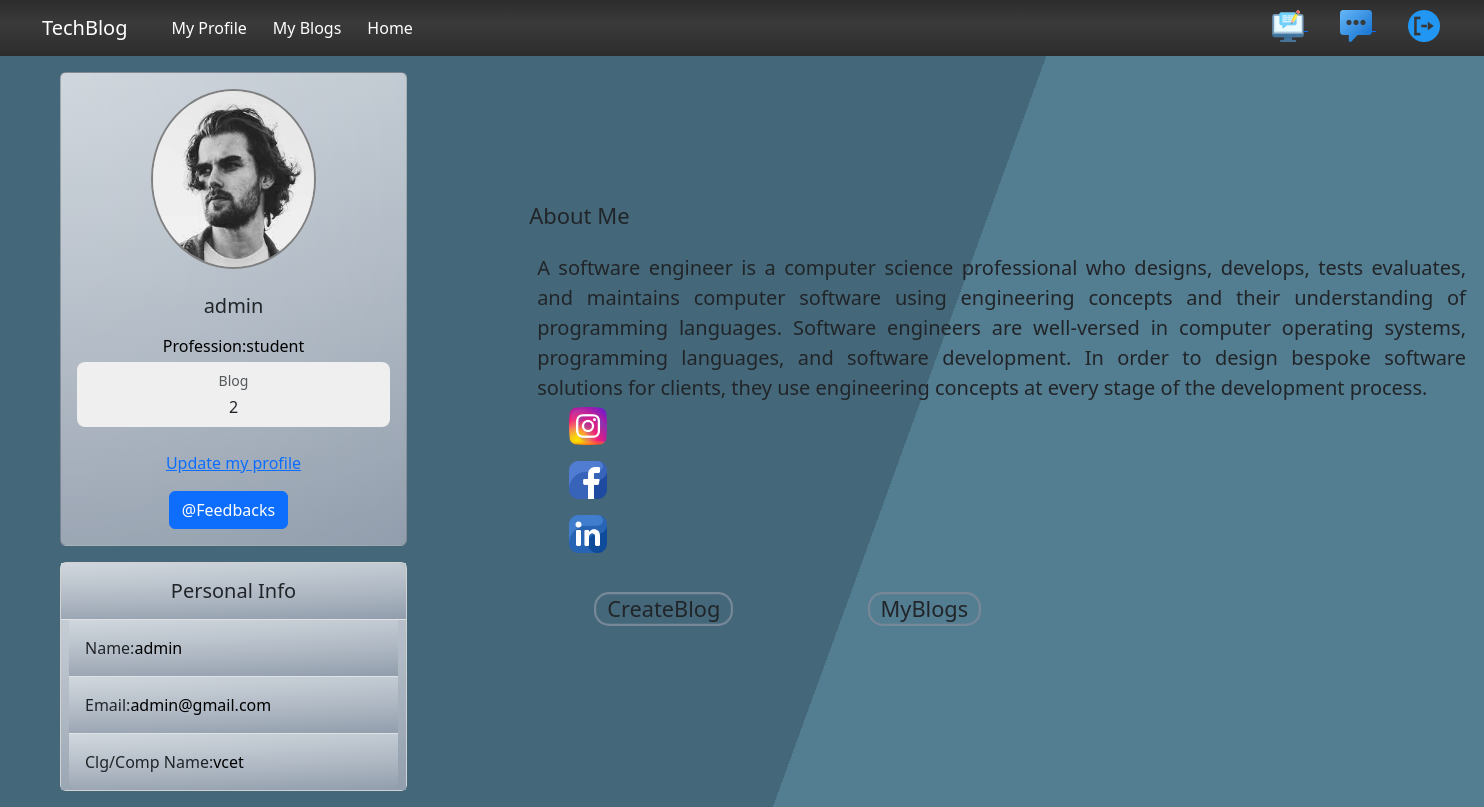
The page /myprofile/ (signed in) on the database its author committed.
### app/models.py (models this page shows, shortened)
class Profile(models.Model):
    user=models.ForeignKey(User,on_delete=models.CASCADE,null=True,blank=True)
    sno =models.AutoField(primary_key=True)
    pname = models.CharField(max_length=20,null=True,blank=True)
    email = models.CharField(max_length=50,null=True,blank=True)
    profession = models.CharField(max_length=20,null=True,blank=True)
    clgname = models.CharField(max_length=50,null=True,blank=True)
    noblog = models.CharField(max_length=20,null=True,blank=True)
    pimage = models.ImageField(upload_to="pimages/",default="",null=True,blank=True)
    ilink = models.CharField(max_length=20,null=True,blank=True)
    flink = models.CharField(max_length=20,null=True,blank=True)
    llink = models.CharField(max_length=20,null=True,blank=True)
    aboutme = models.TextField(max_length=100,null=True,blank=True)

### app/views.py (the view)
# urls.py: path('myprofile/',views.myprofile, name='myprofile'),
@login_required(login_url='login')
def myprofile(request):
    user=Profile.objects.get(user=request.user)
    context = {'user': user}
    return render(request,'myprofile.html',context)

### templates/myprofile.html (shortened to what this page needs)
{% extends 'base.html'%}
{% block body %}
{% load static %}
<link rel="stylesheet" href="{% static 'myprofile.css'%}">
<div class="container-fluid profile">
<div class="row">
   <div class="col-lg-3 mx-5 my-3">
      <div class="card mb-3" style="background: linear-gradient(-180deg, #BCC5CE 0%, #929EAD 98%), radial-gradient(at top left, rgba(255,255,255,0.30) 0%, rgba(0,0,0,0.30) 100%);
         background-blend-mode: screen;">
         <div class="card-body text-center">
            <div class="container" style="width:5cm; height:5cm;">
               {% if user.pimage %}
               <img src="{{user.pimage.url}}" alt="Avatar" class="rounded-circle img-fluid" style="width:180px; height:180px; border-radius:50%; border:2px solid grey;">
               {% endif %}
            </div>
            <h5 class="my-3">{{user.user}}</h5>
            <p class="text mb-1" style="color:black">Profession:{{user.profession}} </p>
            <div class="d-flex justify-content-center align-items-center rounded-3  p-2 mb-2"
               style= "width:90px justify-content-center; background-color: #efefef;">
               <div>
                  <p class="small text-muted mb-1">Blog</p>
                  <p class="mb-0">{{user.noblog}}</p>
               </div>
            </div>
            <li class="list-group-item  align-items-center mx-1 p-3"><a class="profile-item mb-5 " href="/profile">Update my profile</a></li>
            <a href="/myfeedbacks" class="btn btn-primary">@Feedbacks</a>
         </div>
      </div>
      <div class="card mb-4 mb-lg-0">
         <div class="card-body p-0" style="background: linear-gradient(-180deg, #BCC5CE 0%, #929EAD 98%), radial-gradient(at top left, rgba(255,255,255,0.30) 0%, rgba(0,0,0,0.30) 100%);
            background-blend-mode: screen;">
            <ul class="list-group list-group-flush rounded-3" >
               <li class="list-group-item d-flex justify-content-center align-items-center  p-3" style="background: linear-gradient(-180deg, #BCC5CE 0%, #929EAD 98%), radial-gradient(at top left, rgba(255,255,255,0.30) 0%, rgba(0,0,0,0.30) 100%);
                  background-blend-mode: screen;">
                  <h5 class="mb-0">Personal Info</h5>
               </li>
               <li class="list-group-item d-flex  align-items-center mx-2 p-3" style="background: linear-gradient(-180deg, #BCC5CE 0%, #929EAD 98%), radial-gradient(at top left, rgba(255,255,255,0.30) 0%, rgba(0,0,0,0.30) 100%);
                  background-blend-mode: screen;">
                  <p class="mb-0">Name: </p>
                  <p class="text mb-0" style="color:black">{{user.pname}}</p>
               </li>
               <li class="list-group-item d-flex  align-items-center mx-2 p-3" style="background: linear-gradient(-180deg, #BCC5CE 0%, #929EAD 98%), radial-gradient(at top left, rgba(255,255,255,0.30) 0%, rgba(0,0,0,0.30) 100%);
                  background-blend-mode: screen;">
                  <p class="mb-0">Email: </p>
                  <p class="text mb-0" style="color:black">{{user.email}}</p>
               </li>
               <li class="list-group-item d-flex  align-items-center mx-2 p-3" style="background: linear-gradient(-180deg, #BCC5CE 0%, #929EAD 98%), radial-gradient(at top left, rgba(255,255,255,0.30) 0%, rgba(0,0,0,0.30) 100%);
                  background-blend-mode: screen;">
                  <p class="mb-0">Clg/Comp Name: </p>
                  <p class="text mb-0" style="color:black">{{user.clgname}}</p>
               </li>
            </ul>
         </div>
      </div>
   </div>
   <div class="tags">
      <main>
         <div class="aboutme pb-2" style="width:25cm; height:5cm;">
            <h5 class="pb-2" style="text-align:justify; font-size:22px">About Me</h5>
            <p class="p-2" style="text-align:justify; font-size:20px">
               {{user.aboutme}}
            </p>
         </div>
         <ul>
            <div class="icon p-2 pt-3">
               <a href="{{user.ilink}}"> <img src="{% static 'instagram.png' %}" alt="instagram.png" style="width:1cm;height:1cm;"> </a>
            </div>
            <div class="icon p-2">
               <a href="{{user.flink}}"> <img src="{% static 'facebook.png' %}" alt="instagram.png" style="width:1cm;height:1cm;"> </a>
            </div>
            <div class="icon p-2">
               <a href="{{user.llink}}"> <img src="{% static 'linkedin.png' %}" alt="instagram.png" style="width:1cm;height:1cm;"> </a>
            </div>
         </ul>
         <div class="btn mx-5 py-3 px-3">
            <button1 style="border-radius:15px" onclick="window.location.href='/createblog';">CreateBlog</button1>
         </div>
         <div class="btn mx-5 py-3 px-3">
            <button1 style="border-radius:15px"  onclick="window.location.href='/myblog';">MyBlogs</button1>
         </div>
      </main>
   </div>
</div>
{% endblock body %}

### static/base.css (style rules this page uses)
.btn { margin-right:10; }

### static/myprofile.css (style rules this page uses)
body { background: linear-gradient(110deg, #446879 60%, #537d90 60%); }
.tags { margin-top:-16cm; padding-left:14cm; }
button1 { --c: #778899 ; box-shadow: 0 0 0 .1em inset var(--c); --_g: linear-gradient(var(--c) 0 0) no-repeat; background: var(--_g) calc(var(--_p,0%) - 100%) 0%, var(--_g) calc(200% - var(--_p,0%)) 0%, var(--_g) calc(var(--_p,0%) - 100%) 100%, var(--_g) calc(200% - var(--_p,0%)) 100%; background-size: 50.5% calc(var(--_p,0%)/2 + .5%); outline-offset: .1em; transition: background-size .4s, background-position 0s .4s; }
button1 { font-family: system-ui, sans-serif; font-size: 1.36rem; cursor: pointer; padding: .1em .6em; font-weight: normal; border: none; }

### rows shown on the page
Profile: pimage (picture), user "admin", profession "student", noblog "2", pname "admin", email "admin@gmail.com", clgname "vcet", aboutme "A software engineer is a computer science professional who designs, develops, tests evaluates, and maintains computer software using engineering concepts and their understanding of programming languages. Software engineers are well-versed in computer operating systems, programming languages, and software development. In order to design bespoke software solutions for clients, they use engineering concepts at every stage of the development process."
